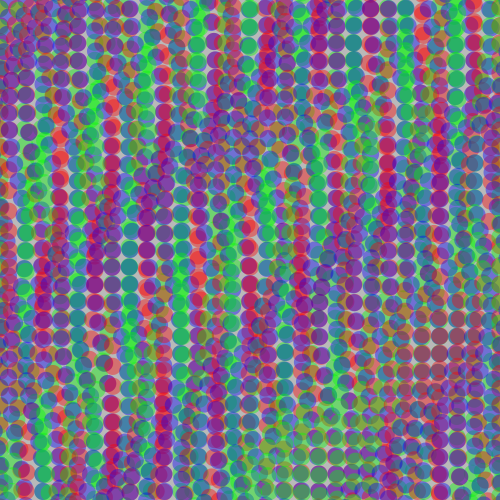
Frame 1 (no input)
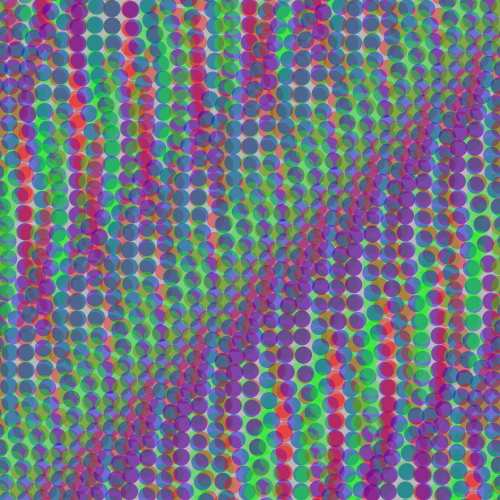
Frame 60 (the mouse pressed at the canvas centre just before this capture)
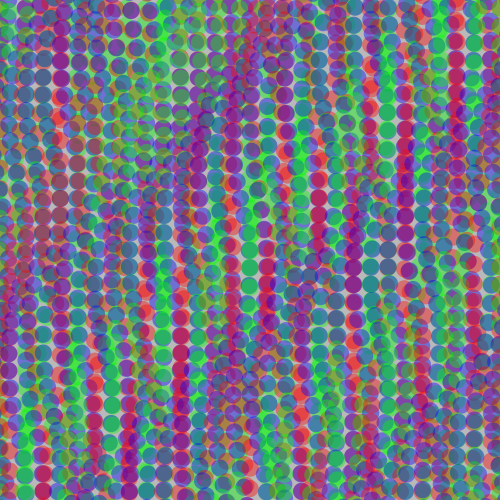
Frame 120 (the mouse held since frame 60 and released just before this capture)

The Processing sketch that drew these frames (run headless with seeded random() and noise(); from frame 60 on, the mouse is pressed at the canvas centre):

// Processing sketch: processing_150601
// ── processing_150601.pde

/*
 * Creative Coding
 * Week 2, 05 - Moving Patterns 1
 * by Indae Hwang and Jon McCormack
 * Copyright (c) 2014 Monash University
 *
 * This sketch builds on the previous sketches, drawing shapes based on the
 * current framerate. The movement of individual shapes combine to create a
 * gestalt field of motion. Use the arrow keys on your keyboard to change the
 * frame rate. 
 * 
 */

// variable used to store the current frame rate value
int frame_rate_value;

void setup() {
  size(500, 500);

  frame_rate_value = 60;
  frameRate(frame_rate_value);
  rectMode(CENTER);
  background(255);
}


void draw() {

  background(185,185,185);

  int num = 30;
  int margin = 0;
  float gutter = 0; //distance between each cell
  float cellsize = ( width - (2 * margin) - gutter * (num - 1) ) / (num - 1);

  float circleNumber = 0; // counter
  for (int i=0; i<num; i++) {
    for (int j=0; j<num; j++) {
      //circleNumber = (i * num) + j; // different way to calculate the circle number from w2_04
      circleNumber =-i-j;

      float tx =  cellsize * i + gutter * i;
      float ty =  cellsize * j + gutter * j;

      movingCircle(tx, ty, cellsize, circleNumber);
    }
  }
} //end of draw 


void movingCircle(float x, float y, float size, float circleNum) {

  float finalAngle;
  finalAngle = frameCount + 2*circleNum;

  //the rotating angle for each tempX and tempY postion is affected by frameRate and angle;  
  float tempX =(size/2 ) * sin((x%4)*PI / frame_rate_value * finalAngle);
  float tempY = (size/2 ) * cos(4*PI / frame_rate_value * finalAngle);

 stroke(0);

  noStroke();
  fill(255,0,0,100);
  ellipse(x+tempX,y+tempY,size,size);
  fill(0,255,0,100);
  ellipse(x-tempX,y-tempY,size,size);
  fill(0,0,255,100);
  ellipse(x+tempY,y+tempX,size,size);
}


/*
 * keyReleased function
 *
 * called automatically by Processing when a keyboard key is released
 */
void keyReleased() {

  // right arrow -- increase frame_rate_value
  if (keyCode == RIGHT && frame_rate_value < 60) {
    frame_rate_value++;
  }

  // left arrow -- decrease frame_rate_value
  if ( keyCode == LEFT && frame_rate_value > 1) {
    frame_rate_value--;
  }

  // set the frameRate and print current value on the screen
  frameRate(frame_rate_value);
  println("Current frame Rate is: " + frame_rate_value);
}
